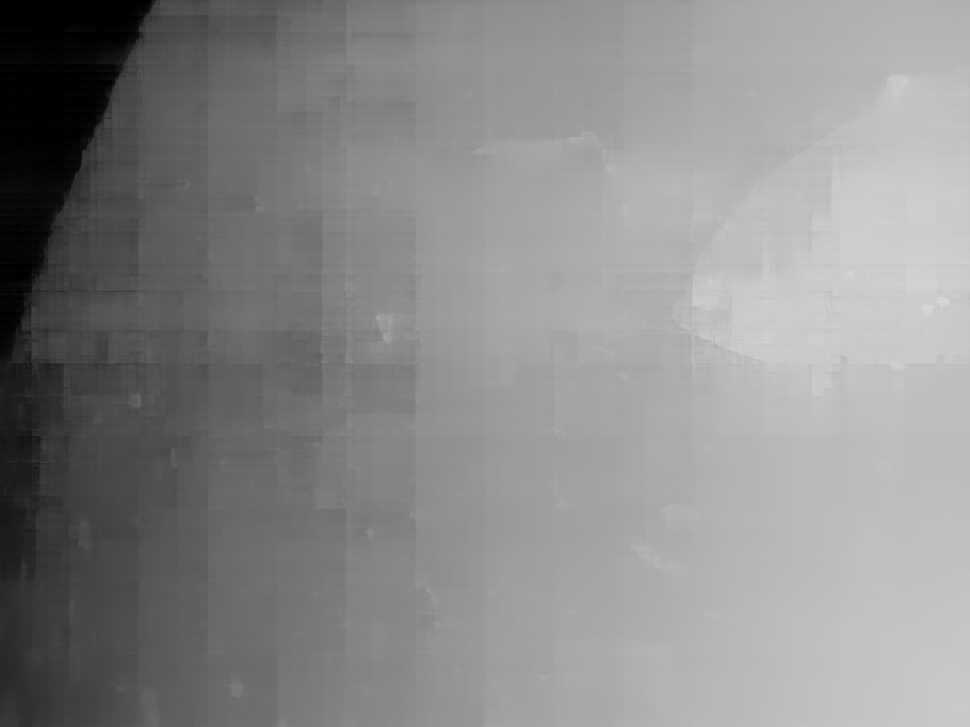
#> input picture luna/7.png, 970 x 727 px, shrunk from 1960 x 1470 before the run
$ python display_3d_model.py
#> lines starting #> are read from the running program, lines starting #| are printed output that depends on the picture
import matplotlib.pyplot as plt
import numpy as np

import cv2


image = cv2.imread("luna/7.png", cv2.IMREAD_GRAYSCALE).astype(np.float64)
#> image: shape (727, 970) float64; min 0, max 215, mean 138.3
# image = cv2.imread("results/dpt-hybrid-midas-stack/union_results_depth_[1024, 1024].png", cv2.IMREAD_GRAYSCALE).astype(np.float64)
# image = cv2.imread("DPT_base.png", cv2.IMREAD_GRAYSCALE).astype(np.float64)


import matplotlib.pyplot as plt
import numpy as np

from matplotlib import cm
from matplotlib.ticker import LinearLocator

fig, ax = plt.subplots(subplot_kw={"projection": "3d"}, figsize=(20, 20))

# Make data.
X = np.arange(0, image.shape[1], 1)
#> X = 970 values from 0 to 969
Y = np.arange(0, image.shape[0], 1)
#> Y = 727 values from 0 to 726
X, Y = np.meshgrid(X, Y)


kernel_size = 40

kernel = np.ones((kernel_size, kernel_size), np.float32) / kernel_size**2

image = cv2.filter2D(image, -1, kernel)
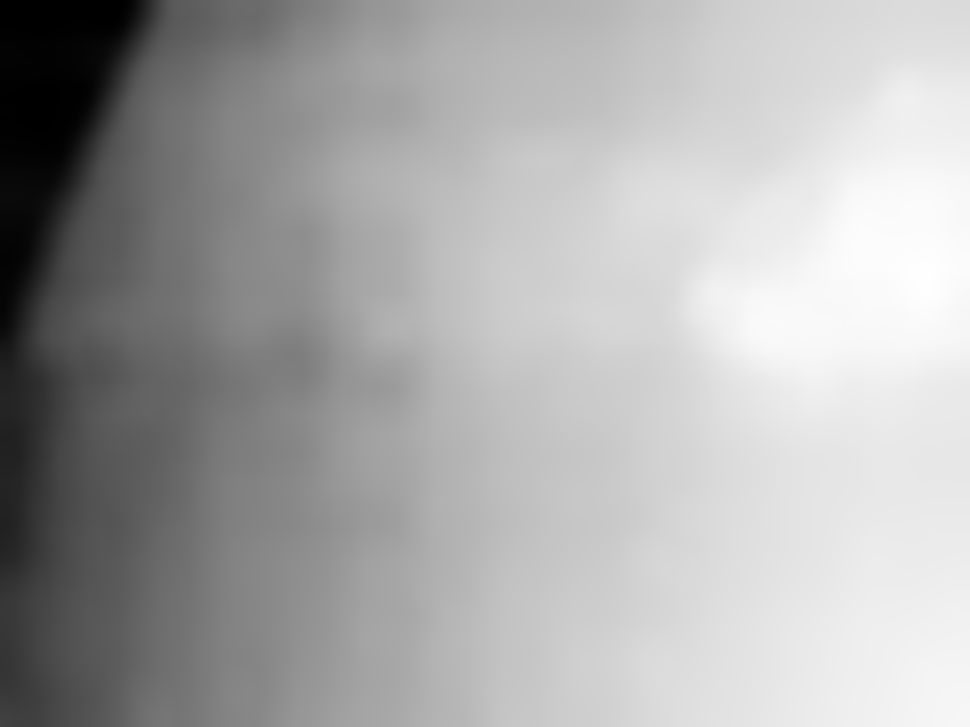
#> image: shape (727, 970) float64; min -2.84e-14, max 207.3, mean 138.2; drawn with min black and max white

image = cv2.filter2D(image, -1, kernel)

image = image.astype(np.float64)
# a - ((np.max(a) - np.min(a)) * 0.2 + np.min(a))

for index in range(image.shape[0]):
    a = image[index, :]
    a = a - ((np.max(a) - np.min(a)) * 0.2 + np.min(a))
    image[index, :] = a
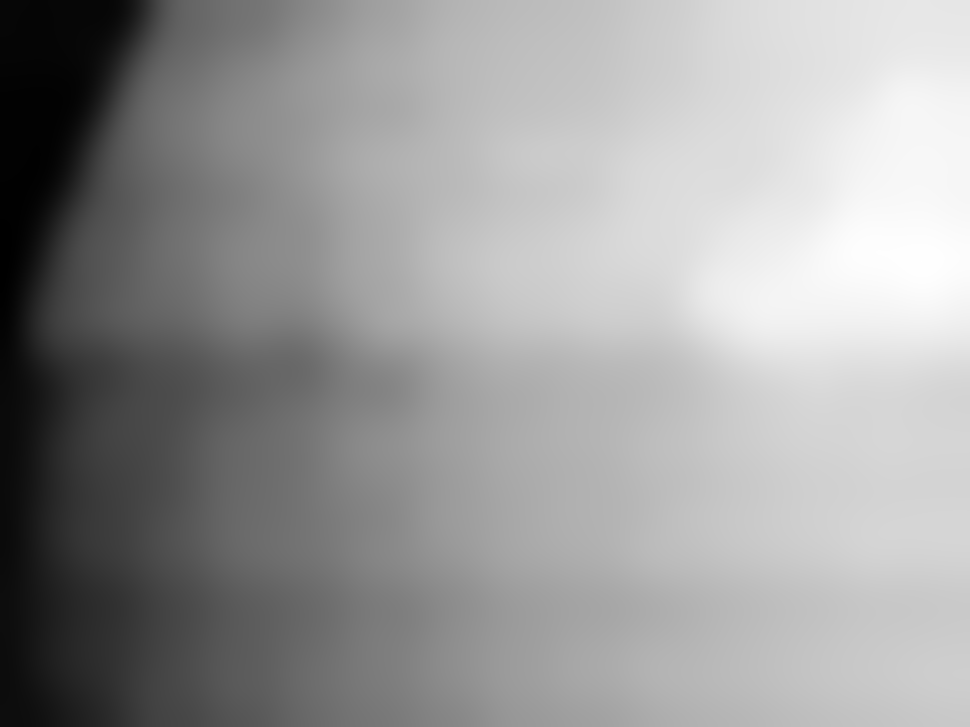
#> image: shape (727, 970) float64; min -40.42, max 161.7, mean 82.1; drawn with min black and max white


for index in range(image.shape[0]):
    a = image[index, :]
    a = a  - np.min(a)
    image[index, :] = a
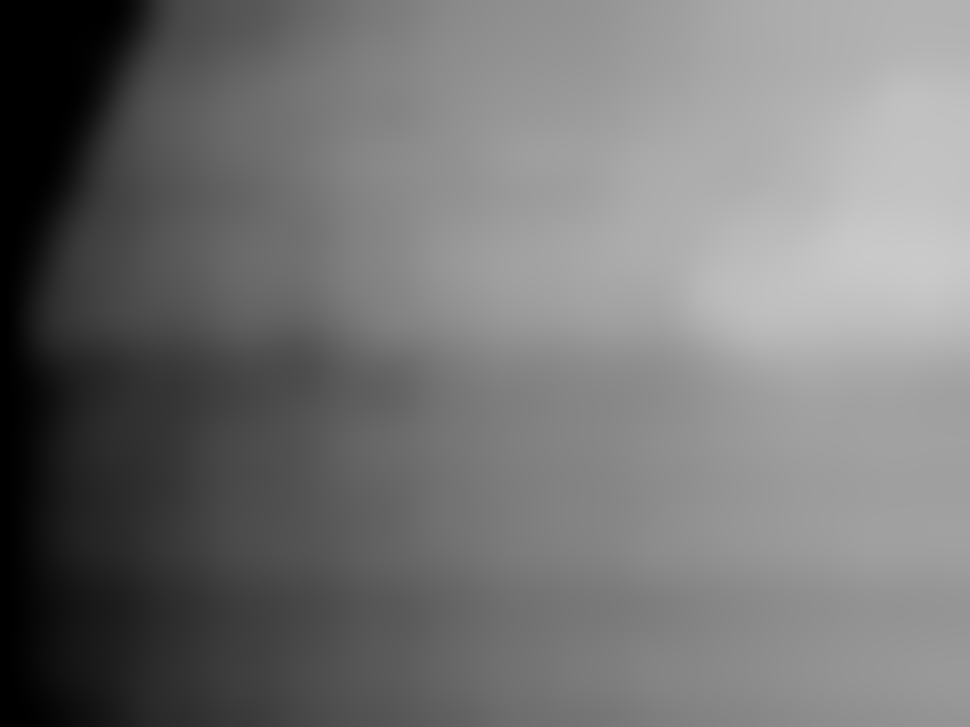
#> image: shape (727, 970) float64; min 0, max 202.1, mean 117


# image = np.where(image < 30, 0, 255)


image = image - np.min(image)

image = image / np.max(image)
image = image * 255


Z = image


# Plot the surface.
surf = ax.plot_surface(X, Y, Z, cmap=cm.coolwarm, linewidth=0, antialiased=False)
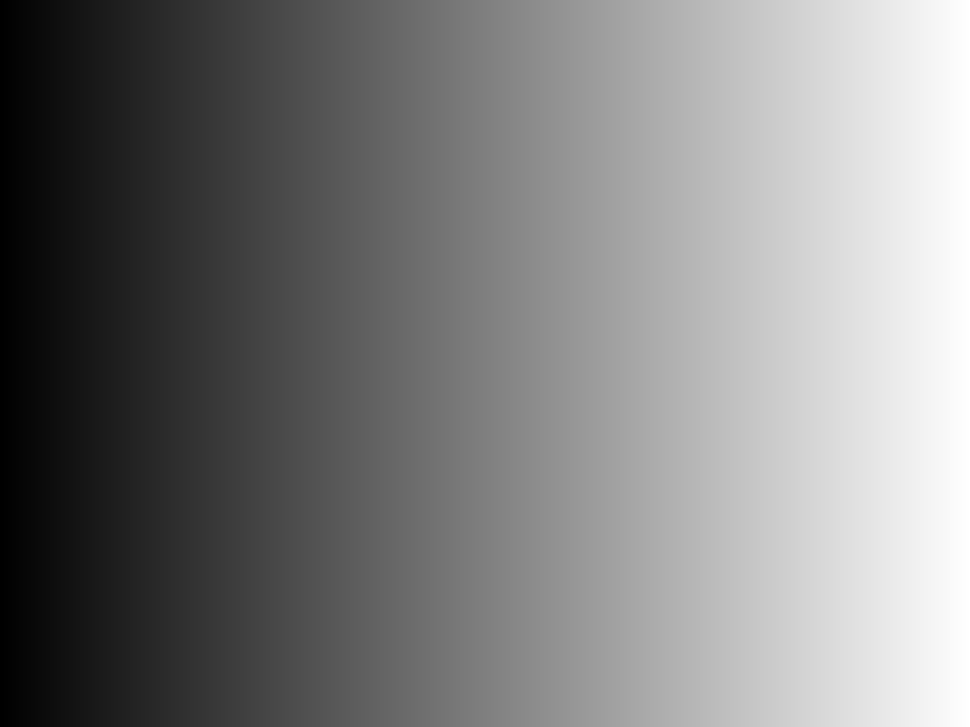
#> X: shape (727, 970) int64; min 0, max 969, mean 484.5; drawn with min black and max white


cv2.imwrite("test_display.png", image)

# Customize the z axis.
ax.set_zlim(0, 255)
ax.zaxis.set_major_locator(LinearLocator(10))

ax.zaxis.set_major_formatter('{x:.02f}')

# Add a color bar which maps values to colors.
fig.colorbar(surf, shrink=0.5, aspect=5)

plt.show()
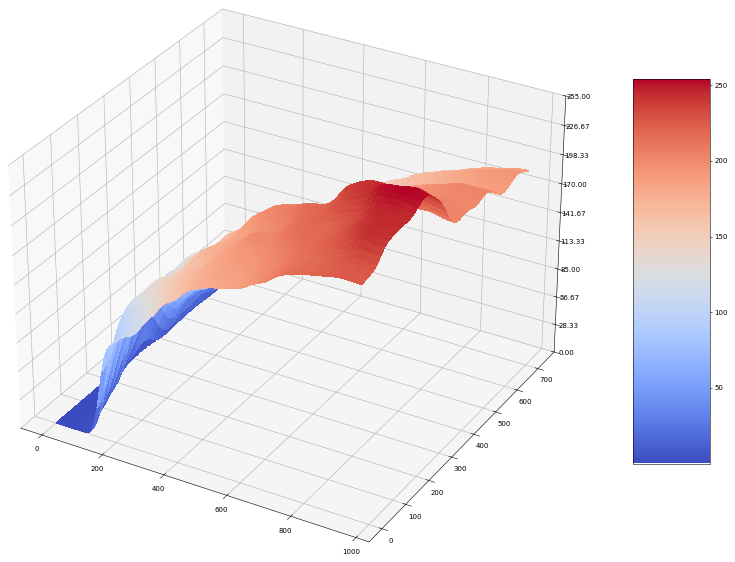
#> figure drawn by matplotlib, 2 panels

$ run again, with DPT_base.png copied over luna/7.png
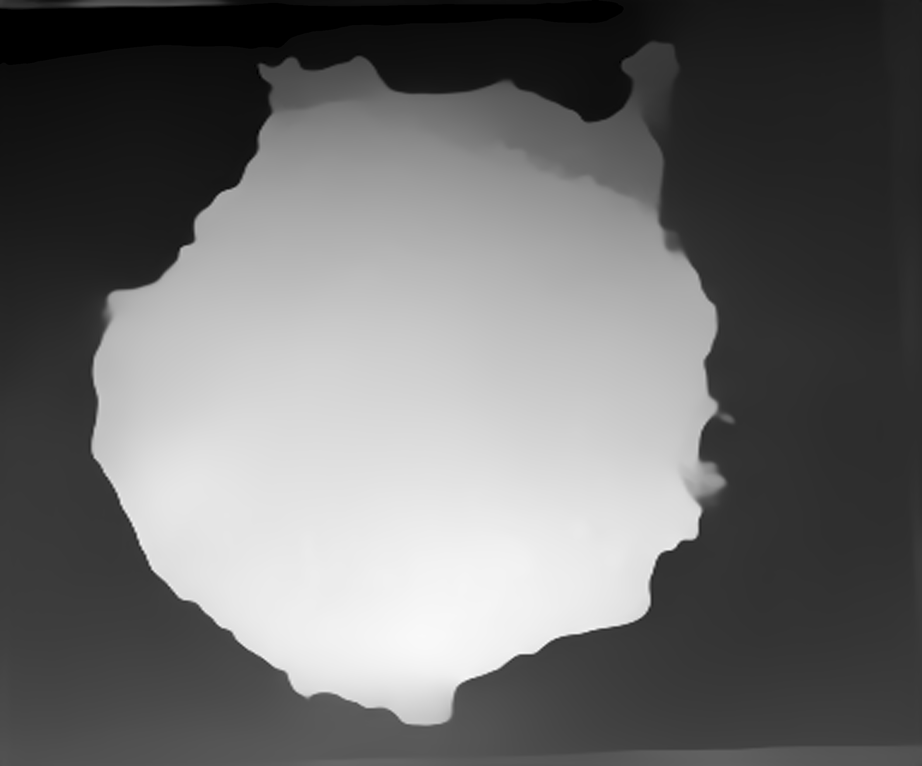
#> input picture DPT_base.png, 922 x 766 px, shrunk from 2500 x 2077 before the run
#> after the loop `for index in range(image.shape[0]):`:
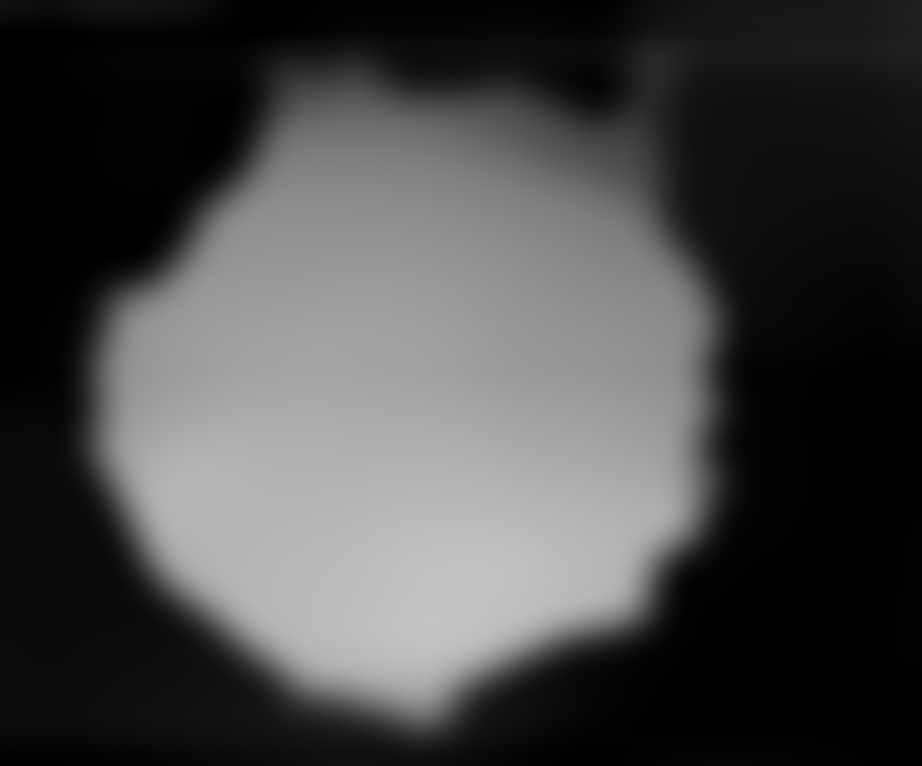
#> image: shape (766, 922) float64; min 0, max 195.2, mean 71.3
#> `plt.show()`:
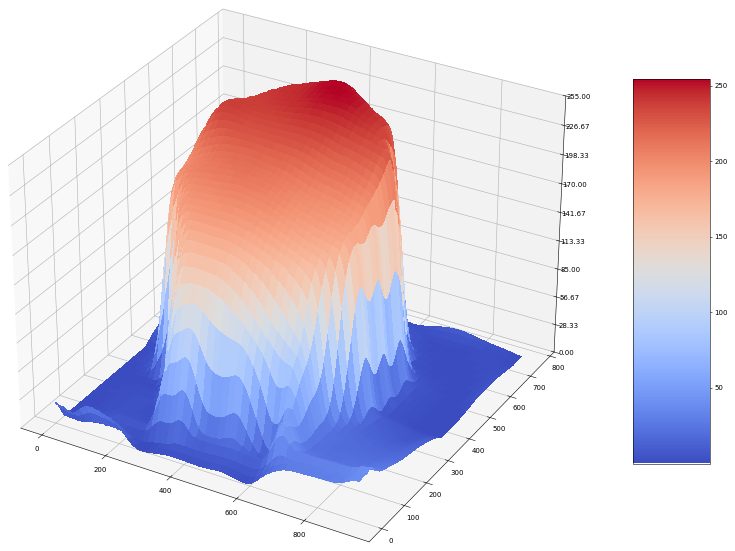
#> figure drawn by matplotlib, 2 panels
